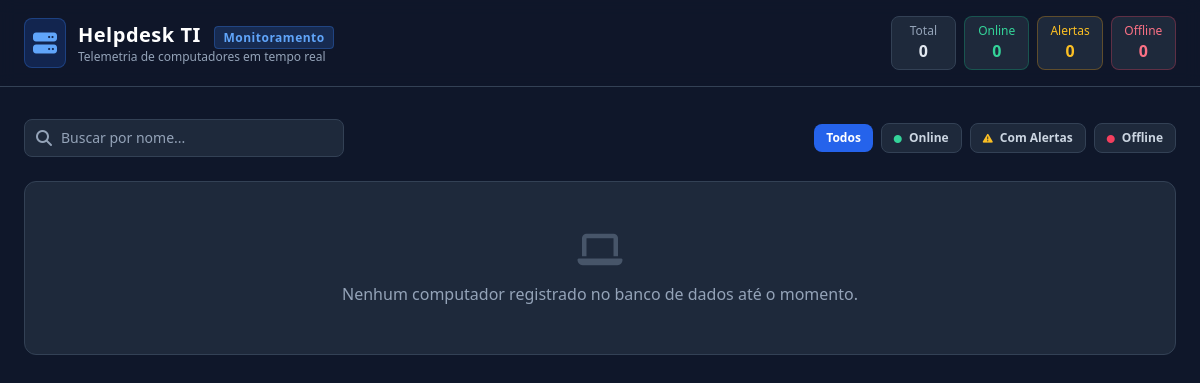
Page /admin/dispositivos.php (signed in) on the earlier database version.
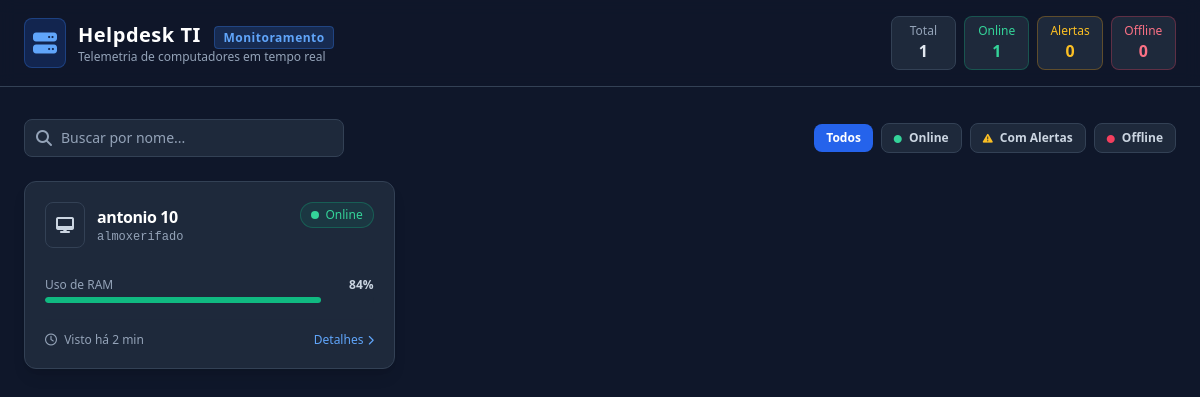
Same page on the later database version.
### tables this page shows
CREATE TABLE `dispositivos` (
  `id` int(11) NOT NULL,
  `hostname` varchar(100) NOT NULL,
  `cpu_modelo` varchar(150) DEFAULT NULL,
  `cpu_cores` int(11) DEFAULT NULL,
  `cpu_threads` int(11) DEFAULT NULL,
  `cpu_clock_mhz` int(11) DEFAULT NULL,
  `cpu_socket` varchar(50) DEFAULT NULL,
  `mobo_fabricante` varchar(100) DEFAULT NULL,
  `mobo_modelo` varchar(100) DEFAULT NULL,
  `bios_versao` varchar(100) DEFAULT NULL,
  `gpu_modelo` varchar(150) DEFAULT NULL,
  `gpu_vram_mb` int(11) DEFAULT NULL,
  `ram_total_mb` int(11) NOT NULL,
  `ram_tipo` varchar(20) DEFAULT NULL,
  `ram_clock_mhz` int(11) DEFAULT NULL,
  `ram_pentes` int(11) DEFAULT NULL,
  `disco_total_gb` int(11) DEFAULT NULL,
  `discos` longtext DEFAULT NULL CHECK (json_valid(`discos`)),
  `usuario_id` int(11) DEFAULT NULL COMMENT 'Usuário principal ou dono do dispositivo',
  `setor_id` int(11) DEFAULT NULL COMMENT 'Setor onde o PC está alocado',
  `setor_nome` varchar(100) DEFAULT NULL,
  `ip_local` varchar(45) DEFAULT NULL,
  `mac_address` varchar(17) DEFAULT NULL,
  `os_nome` varchar(100) DEFAULT NULL,
  `primeiro_acesso` timestamp NOT NULL DEFAULT current_timestamp(),
  `ultimo_acesso` timestamp NOT NULL DEFAULT current_timestamp() ON UPDATE current_timestamp()
);

CREATE TABLE `secretarias_setores` (
  `id` int(11) NOT NULL,
  `nome` varchar(100) NOT NULL,
  `sigla` varchar(20) NOT NULL,
  `ativo` tinyint(1) DEFAULT 1,
  `criado_em` timestamp NOT NULL DEFAULT current_timestamp()
);

### includes/components/card_dispositivo.php (the view, shortened to what the changed rows need)
<header class="border-b border-darkborder bg-slate-900/80 backdrop-blur sticky top-0 z-30 px-6 py-4">
    <div class="max-w-7xl mx-auto flex flex-col md:flex-row items-center justify-between gap-4">
        <div class="flex items-center gap-3">
            <div>
                <h1 class="text-xl font-bold text-white tracking-wide">Helpdesk TI <span class="text-xs bg-blue-500/20 text-blue-400 border border-blue-500/30 px-2 py-0.5 rounded ml-2">Monitoramento</span></h1>
            </div>
        </div>
        <div class="grid grid-cols-4 gap-2 w-full md:w-auto text-center">
            <div class="bg-darkcard border border-darkborder px-3 py-1.5 rounded-lg">
                <span class="text-xs text-slate-400 block">Total</span>
                <span class="font-bold text-slate-200"><?= $total_pcs ?></span>
            </div>
            <div class="bg-darkcard border border-emerald-500/30 px-3 py-1.5 rounded-lg">
                <span class="text-xs text-emerald-400 block">Online</span>
                <span class="font-bold text-emerald-400"><?= $online_pcs ?></span>
            </div>
        </div>
    </div>
</header>
<main class="max-w-7xl mx-auto px-6 mt-8">
    <div class="grid grid-cols-1 sm:grid-cols-2 lg:grid-cols-3 gap-5" id="gridDispositivos">
        <?php if (empty($dispositivos)): ?>
            <div class="col-span-full text-center py-12 bg-darkcard rounded-xl border border-darkborder">
                <i class="fa-solid fa-laptop text-4xl text-slate-600 mb-3 block"></i>
                <p class="text-slate-400">Nenhum computador registrado no banco de dados até o momento.</p>
            </div>
        <?php endif; ?>
        <?php foreach ($dispositivos as $pc): ?>
            <?php
                $badgeClass = 'bg-emerald-500/10 text-emerald-400 border-emerald-500/30';
                $dotColor = 'bg-emerald-400';
                $statusText = 'Online';
                $borderCard = 'hover:border-slate-600';
            ?>
            <div class="card-pc bg-darkcard border border-darkborder rounded-xl p-5 shadow-lg <?= $borderCard ?> transition-all cursor-pointer relative group flex flex-col justify-between"
                 data-hostname="<?= strtolower($pc['hostname']) ?>"
                 data-status="<?= $pc['status'] ?>"
                 onclick="abrirModal(<?= htmlspecialchars(json_encode($pc), ENT_QUOTES, 'UTF-8') ?>)">
                <div>
                    <div class="flex items-start justify-between mb-3">
                        <div class="flex items-center gap-3">
                            <div class="p-2.5 bg-slate-800 rounded-lg border border-slate-700 group-hover:border-blue-500/50 transition-colors">
                                <i class="fa-solid fa-desktop text-slate-300 group-hover:text-blue-400"></i>
                            </div>
                            <div>
                                <h3 class="font-bold text-white tracking-tight group-hover:text-blue-400 transition-colors"><?= $pc['hostname'] ?></h3>
                                <p class="text-xs text-slate-400 font-mono"><?= $pc['setor'] ?></p>
                            </div>
                        </div>
                        <span class="inline-flex items-center gap-1.5 px-2.5 py-1 rounded-full text-xs font-medium border <?= $badgeClass ?>">
                            <span class="w-2 h-2 rounded-full <?= $dotColor ?>"></span>
                            <?= $statusText ?>
                        </span>
                    </div>
                    <?php if ($pc['status'] !== 'offline'): ?>
                        <div class="space-y-3 mt-4 border-t border-slate-800 pt-3">
                            <div>
                                <div class="flex justify-between text-xs mb-1">
                                    <span class="text-slate-400">Uso de RAM</span>
                                    <span class="font-semibold text-slate-300"><?= $pc['ram_uso'] ?>%</span>
                                </div>
                                <div class="w-full bg-slate-800 rounded-full h-1.5 overflow-hidden">
                                    <div class="h-1.5 rounded-full <?= $pc['ram_uso'] > 85 ? 'bg-amber-500' : 'bg-emerald-500' ?>" style="width: <?= $pc['ram_uso'] ?>%"></div>
                                </div>
                            </div>
                        </div>
                    <?php else: ?>
                        <div class="bg-slate-800/50 rounded-lg p-3 text-center border border-slate-800/80 my-2">
                            <span class="text-xs text-slate-500 italic"><i class="fa-solid fa-power-off mr-1"></i> Dispositivo sem comunicação</span>
                        </div>
                    <?php endif; ?>
                </div>
                <div class="mt-4 pt-3 border-t border-slate-800/80 flex justify-between items-center text-xs text-slate-400">
                    <span><i class="fa-regular fa-clock mr-1"></i> <?= $pc['uptime'] ?></span>
                    <span class="text-blue-400 group-hover:translate-x-1 transition-transform inline-flex items-center gap-1 font-medium">
                        Detalhes <i class="fa-solid fa-chevron-right text-[10px]"></i>
                    </span>
                </div>
            </div>
        <?php endforeach; ?>
    </div>
</main>

Differences in the rows shown:
added dispositivos: hostname "antonio 10", setor.nome "almoxerifado", statusText "Online", ram_uso "84", uptime "Visto há 2 min"
Other differences:
$total_pcs: "0" → "1"
$online_pcs: "0" → "1"
text no longer shown: "Nenhum computador registrado no banco de dados até o momento."
